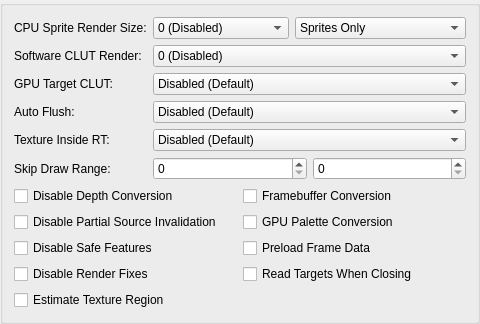
     <widget class="QGroupBox" name="hardwareFixesTab">
      <attribute name="title">
       <string>Hardware Fixes</string>
      </attribute>
      <layout class="QFormLayout" name="hardwareFixesLayout">
       <item row="1" column="0">
        <widget class="QLabel" name="cpuCLUTRenderLabel">
         <property name="text">
          <string>CPU Sprite Render Size:</string>
         </property>
        </widget>
       </item>
       <item row="1" column="1">
        <layout class="QHBoxLayout" name="cpuCLUTRenderLayout" stretch="1,0">
         <item>
          <widget class="QComboBox" name="cpuSpriteRenderBW">
           <item>
            <property name="text">
             <string>0 (Disabled)</string>
            </property>
           </item>
           <item>
            <property name="text">
             <string>1 (64 Max Width)</string>
            </property>
           </item>
           <item>
            <property name="text">
             <string>2 (128 Max Width)</string>
            </property>
           </item>
           <item>
            <property name="text">
             <string>3 (192 Max Width)</string>
            </property>
           </item>
           <item>
            <property name="text">
             <string>4 (256 Max Width)</string>
            </property>
           </item>
           <item>
            <property name="text">
             <string>5 (320 Max Width)</string>
            </property>
           </item>
           <item>
            <property name="text">
             <string>6 (384 Max Width)</string>
            </property>
           </item>
           <item>
            <property name="text">
             <string>7 (448 Max Width)</string>
            </property>
           </item>
           <item>
            <property name="text">
             <string>8 (512 Max Width)</string>
            </property>
           </item>
           <item>
            <property name="text">
             <string>9 (576 Max Width)</string>
            </property>
           </item>
           <item>
            <property name="text">
             <string>10 (640 Max Width)</string>
            </property>
           </item>
          </widget>
         </item>
         <item>
          <widget class="QComboBox" name="cpuSpriteRenderLevel">
           <item>
            <property name="text">
             <string>Sprites Only</string>
            </property>
           </item>
           <item>
            <property name="text">
             <string>Sprites/Triangles</string>
            </property>
           </item>
           <item>
            <property name="text">
             <string>Blended Sprites/Triangles</string>
            </property>
           </item>
          </widget>
         </item>
        </layout>
       </item>
       <item row="2" column="0">
        <widget class="QLabel" name="swCLUTLabel">
         <property name="text">
          <string>Software CLUT Render:</string>
         </property>
        </widget>
       </item>
       <item row="2" column="1">
        <widget class="QComboBox" name="cpuCLUTRender">
         <property name="currentText">
          <string extracomment="0 (Disabled)">0 (Disabled)</string>
         </property>
         <property name="currentIndex">
          <number>0</number>
         </property>
         <item>
          <property name="text">
           <string>0 (Disabled)</string>
          </property>
         </item>
         <item>
          <property name="text">
           <string>1 (Normal)</string>
          </property>
         </item>
         <item>
          <property name="text">
           <string>2 (Aggressive)</string>
          </property>
         </item>
        </widget>
       </item>
       <item row="3" column="0">
        <widget class="QLabel" name="gpuTargetCLUTLabel">
         <property name="text">
          <string extracomment="CLUT: Color Look Up Table, often referred to as a palette in non-PS2 things.  GPU Target CLUT: GPU handling of when a game uses data from a render target as a CLUT.">GPU Target CLUT:</string>
         </property>
        </widget>
       </item>
       <item row="3" column="1">
        <widget class="QComboBox" name="gpuTargetCLUTMode">
         <item>
          <property name="text">
           <string>Disabled (Default)</string>
          </property>
         </item>
         <item>
          <property name="text">
           <string>Enabled (Exact Match)</string>
          </property>
         </item>
         <item>
          <property name="text">
           <string>Enabled (Check Inside Target)</string>
          </property>
         </item>
        </widget>
       </item>
       <item row="4" column="0">
        <widget class="QLabel" name="hwAutoFlushLabel">
         <property name="text">
          <string>Auto Flush:</string>
         </property>
        </widget>
       </item>
       <item row="4" column="1">
        <widget class="QComboBox" name="hwAutoFlush">
         <item>
          <property name="text">
           <string>Disabled (Default)</string>
          </property>
         </item>
         <item>
          <property name="text">
           <string>Enabled (Sprites Only)</string>
          </property>
         </item>
         <item>
          <property name="text">
           <string>Enabled (All Primitives)</string>
          </property>
         </item>
        </widget>
       </item>
       <item row="5" column="0">
        <widget class="QLabel" name="texInRTLabel">
         <property name="text">
          <string>Texture Inside RT:</string>
         </property>
        </widget>
       </item>
       <item row="5" column="1">
        <widget class="QComboBox" name="textureInsideRt">
         <item>
          <property name="text">
           <string>Disabled (Default)</string>
          </property>
         </item>
         <item>
          <property name="text">
           <string>Inside Target</string>
          </property>
         </item>
         <item>
          <property name="text">
           <string>Merge Targets</string>
          </property>
         </item>
        </widget>
       </item>
       <item row="6" column="0">
        <widget class="QLabel" name="skipDrawLabel">
         <property name="text">
          <string>Skip Draw Range:</string>
         </property>
        </widget>
       </item>
       <item row="6" column="1">
        <layout class="QHBoxLayout" name="skipDrawLayout">
         <item>
          <widget class="QSpinBox" name="skipDrawStart">
           <property name="maximum">
            <number>10000</number>
           </property>
          </widget>
         </item>
         <item>
          <widget class="QSpinBox" name="skipDrawEnd">
           <property name="maximum">
            <number>10000</number>
           </property>
          </widget>
         </item>
        </layout>
       </item>
       <item row="7" column="0" colspan="2">
        <layout class="QGridLayout" name="hwFixesLayout">
         <item row="0" column="0">
          <widget class="QCheckBox" name="disableDepthEmulation">
           <property name="text">
            <string>Disable Depth Conversion</string>
           </property>
          </widget>
         </item>
         <item row="1" column="0">
          <widget class="QCheckBox" name="disablePartialInvalidation">
           <property name="text">
            <string>Disable Partial Source Invalidation</string>
           </property>
          </widget>
         </item>
         <item row="2" column="0">
          <widget class="QCheckBox" name="disableSafeFeatures">
           <property name="text">
            <string>Disable Safe Features</string>
           </property>
          </widget>
         </item>
         <item row="3" column="1">
          <widget class="QCheckBox" name="readTCOnClose">
           <property name="text">
            <string>Read Targets When Closing</string>
           </property>
          </widget>
         </item>
         <item row="2" column="1">
          <widget class="QCheckBox" name="preloadFrameData">
           <property name="text">
            <string>Preload Frame Data</string>
           </property>
          </widget>
         </item>
         <item row="1" column="1">
          <widget class="QCheckBox" name="gpuPaletteConversion">
           <property name="text">
            <string>GPU Palette Conversion</string>
           </property>
          </widget>
         </item>
         <item row="0" column="1">
          <widget class="QCheckBox" name="frameBufferConversion">
           <property name="text">
            <string>Framebuffer Conversion</string>
           </property>
          </widget>
         </item>
         <item row="4" column="0">
          <widget class="QCheckBox" name="estimateTextureRegion">
           <property name="text">
            <string>Estimate Texture Region</string>
           </property>
          </widget>
         </item>
         <item row="3" column="0">
          <widget class="QCheckBox" name="disableRenderFixes">
           <property name="text">
            <string>Disable Render Fixes</string>
           </property>
          </widget>
         </item>
        </layout>
       </item>
      </layout>
     </widget>
